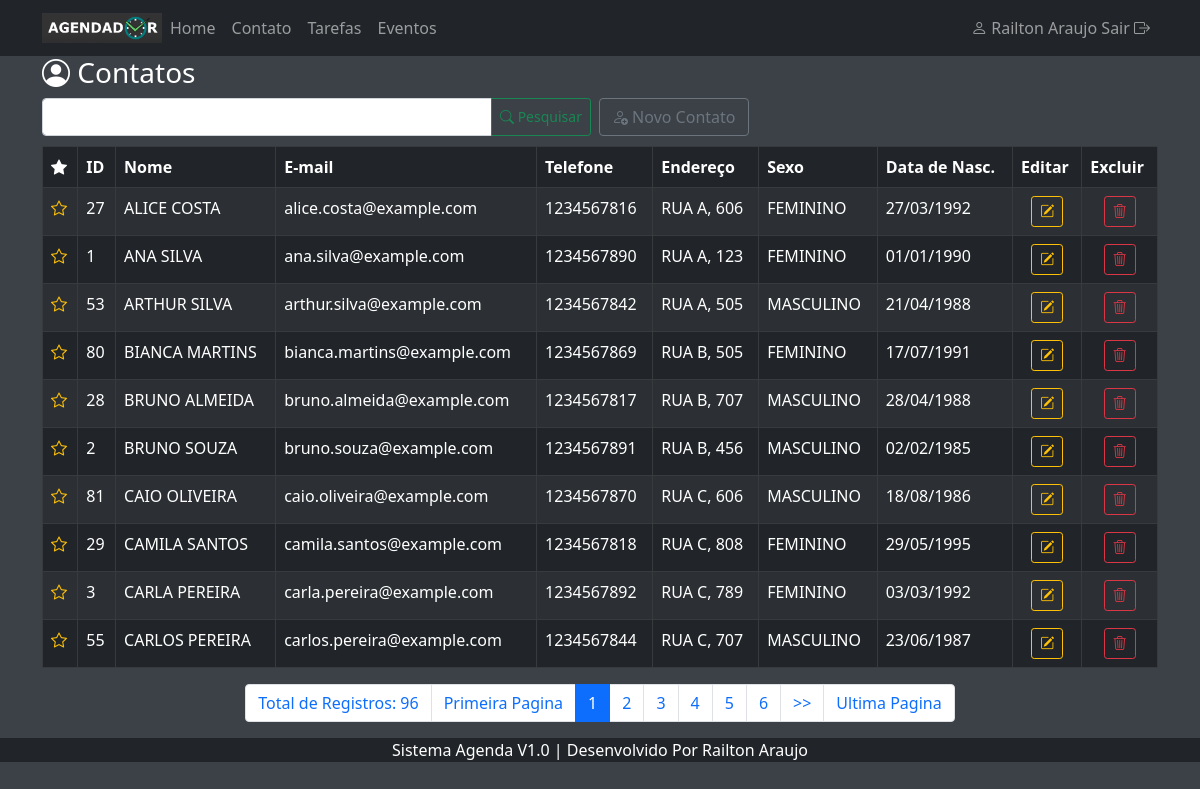
Page /index.php?menuop=contatos (signed in) on the committed database.
### tables this page shows
CREATE TABLE `tbcontatos` (
  `idContato` int(11) NOT NULL,
  `nomeContato` varchar(150) NOT NULL,
  `emailContato` varchar(100) NOT NULL,
  `telefoneContato` varchar(50) NOT NULL,
  `enderecoContato` varchar(200) NOT NULL,
  `sexoContato` char(1) NOT NULL,
  `dataNascContato` date NOT NULL,
  `flagFavoritoContato` tinyint(1) NOT NULL,
  `nomeFotoContato` varchar(255) NOT NULL
);

### paginas/contatos/contatos.php (the view, shortened to what this page needs)
<?php
$txt_pesquisa = (isset($_POST["txt_pesquisa"])) ? $_POST["txt_pesquisa"] : "";
?>
<header>
    <h3><i class="bi bi-person-circle"></i> Contatos</h3>
</header>
<div class="d-flex align-items-center mb-2">
    <form action="index.php?menuop=contatos" method="post" class="d-flex">
        <div class="input-group">
            <input class="form-control" type="text" name="txt_pesquisa" style="width: 450px;"
                   value="<?= $txt_pesquisa ?>">
            <button class="btn btn-outline-success btn-sm" type="submit">
                <i class="bi bi-search"></i> Pesquisar
            </button>
        </div>
    </form>
    <a class="btn btn-outline-secondary ms-2" href="index.php?menuop=cad-contato">
        <i class="bi bi-person-add"></i> Novo Contato
    </a>
</div>
<div class="tabela">
    <table class="table table-dark table-striped table-bordered">
        <thead>
        <tr>
            <th>
                <i class="bi bi-star-fill"></i>
            </th>
            <th>ID</th>
            <th>Nome</th>
            <th>E-mail</th>
            <th>Telefone</th>
            <th>Endereço</th>
            <th>Sexo</th>
            <th>Data de Nasc.</th>
            <th>Editar</th>
            <th>Excluir</th>
        </tr>
        </thead>
        <tbody>
        <?php
        $quantidade = 10;
        $pagina = (isset($_GET['pagina'])) ? (int)$_GET['pagina'] : 1;
        $inicio = ($quantidade * $pagina) - $quantidade;
        $sql = "SELECT
            idContato,
            upper(nomeContato) AS nomeContato,
            lower(emailContato) AS emailContato,
            telefoneContato,
            upper(enderecoContato) AS enderecoContato,
            CASE
                WHEN sexoContato = 'F' THEN 'FEMININO'
                WHEN sexoContato = 'M' THEN 'MASCULINO'
            ELSE
                'NÃO ESPECIFICADO'
            END AS sexoContato,
            DATE_FORMAT(dataNascContato, '%d/%m/%Y') AS dataNascContato, flagFavoritoContato
            FROM tbcontatos WHERE idContato = '{$txt_pesquisa}'
            OR nomeContato LIKE '%{$txt_pesquisa}%'
            ORDER BY flagFavoritoContato DESC, nomeContato ASC
            LIMIT $inicio, $quantidade";
        $rs = mysqli_query($conexao, $sql) or die("Erro ao executar a consulta!" . mysqli_error($conexao));
        while ($dados = mysqli_fetch_assoc($rs)) {
            ?>
            <tr>
                <td>
                    <?php
                    if ($dados["flagFavoritoContato"] == 1) {
                        echo "<a href=\"#\" class=\"flagFavoritoContato link-warning\" title=\"Favorito\" id=\"{$dados["idContato"]}\">
                    <i class=\"bi bi-star-fill\"></i>
                    </a>";
                    } else {
                        echo "<a href=\"#\" class=\"flagFavoritoContato link-warning\" title=\"Não Favorito\" id=\"{$dados["idContato"]}\">
                    <i class=\"bi bi-star\"></i>
                    </a>";
                    }
                    ?>
                </td>
                <td><?= $dados["idContato"] ?></td>
                <td class="text-nowrap"><?= $dados["nomeContato"] ?></td>
                <td class="text-nowrap"><?= $dados["emailContato"] ?></td>
                <td class="text-nowrap"><?= $dados["telefoneContato"] ?></td>
                <td class="text-nowrap"><?= $dados["enderecoContato"] ?></td>
                <td class="text-nowrap"><?= $dados["sexoContato"] ?></td>
                <td class="text-nowrap"><?= $dados["dataNascContato"] ?></td>
                <td class="text-center"><a class="btn btn-outline-warning btn-sm"
                                           href="index.php?menuop=editar-contato&idContato=<?= $dados["idContato"] ?>"><i
                                class="bi bi-pencil-square"></i></a></td>
                <td class="text-center"><a class="btn btn-outline-danger btn-sm"
                                           href="index.php?menuop=excluir-contato&idContato=<?= $dados["idContato"] ?>"><i
                                class="bi bi-trash3"></i></a></td>
            </tr>
            <?php
        }
        ?>
        </tbody>
    </table>
</div>
<ul class="pagination justify-content-center">
    <?php
    $sqlTotal = "SELECT idContato FROM tbcontatos";
    $qrTotal = mysqli_query($conexao, $sqlTotal) or die(mysqli_error($conexao));
    $numTotal = mysqli_num_rows($qrTotal);
    $totalPagina = ceil($numTotal / $quantidade);
    echo "<li class='page-item'><span class='page-link'>Total de Registros: " . $numTotal . " </span></li>";
    echo '<li class="page-item"><a class="page-link" href="?menuop=contatos&pagina=1">Primeira Pagina</a></li>';
        ?>
        <?php
    for ($i = 1; $i <= $totalPagina; $i++) {
        if ($i >= ($pagina - 5) && $i <= ($pagina + 5)) {
            if ($i == $pagina) {
                echo "<li class='page-item active'><span class='page-link' href='#'>$i</span></li>";
            } else {
                echo "<li class='page-item'><a class='page-link' href=\"?menuop=contatos&pagina=$i\">$i</a></li>";
            }
        }
    }
    if ($pagina < ($totalPagina - 5)) {
        ?>
        <li class="page-item"><a class="page-link" href="?menuop=contatos&pagina=<?php echo $pagina + 1 ?>"> >> </a>
        </li>
        <?php
    }
    echo "<li class='page-item'><a class='page-link' href=\"?menuop=contatos&pagina=$totalPagina\">Ultima Pagina</a></li>";
    ?>
</ul>

### index.php (shortened to what this page needs)
<?php
include("db/conexao.php");
if (isset($_SESSION["loginUser"]) and isset($_SESSION["senhaUser"])) {
    $nomeUser = $_SESSION["nomeUser"];
} else {
    header('Location: login.php');
    exit();
}
?>
<!DOCTYPE html>
<html lang="pt-br">
<head>
    <link href="https://cdn.jsdelivr.net/npm/bootstrap@5.1.0/dist/css/bootstrap.min.css" rel="stylesheet"
>
    <link rel="stylesheet" href="./css/estilo-padrao.css">
    <link rel="stylesheet" href="https://cdn.jsdelivr.net/npm/bootstrap-icons@1.5.0/font/bootstrap-icons.css">
    <link rel="stylesheet" href="https://cdn.jsdelivr.net/npm/bootstrap-icons@1.11.3/font/bootstrap-icons.min.css">
</head>
<body>
<header class="bg-dark">
    <div class="container">
        <nav class="navbar navbar-expand-lg navbar-dark bg-dark">
            <a class="navba-brand" href="#">
                <img src="img/logo_agendador.png" alt="Sis-agendador" width="120">
            </a>
            <div class="collapse navbar-collapse" id="conteudoNavBarSuportado">
                <ul class="navbar-nav mr-auto">
                    <li class="nav-item active"><a class="nav-link" href="index.php?menuop=home">Home</a></li>
                    <li class="nav-item"><a class="nav-link" href="index.php?menuop=contatos">Contato</a></li>
                    <li class="nav-item"><a class="nav-link" href="index.php?menuop=tarefas">Tarefas</a></li>
                    <li class="nav-item"><a class="nav-link" href="index.php?menuop=eventos">Eventos</a></li>
                </ul>
                <div class="navbar-nav w-100 justify-content-end">
                    <a href="logout.php" class="nav-link">
                        <i class="bi bi-person"></i>
                        <?= $nomeUser ?> Sair <i class="bi bi-box-arrow-right"></i>
                    </a>
                </div>
            </div>
        </nav>
    </div>
</header>
<main>
    <div class="container">
        <?php
        $menuop = (isset($_GET["menuop"])) ? $_GET["menuop"] : "home";
        switch ($menuop) {
            case 'contatos':
                include("./paginas/contatos/contatos.php");
                break;
        }
        ?>
    </div>
</main>
<footer class="container-fluid bg-dark">
    <div class="text-center">Sistema Agenda V1.0 | Desenvolvido Por Railton Araujo</div>
</footer>
</body>
</html>

### css/estilo-padrao.css (style rules this page uses)
body { background-color: #3b4147; color: white; }
.tabela { margin-top: 10px; }

### rows in the picture
tbcontatos: idContato "27", nomeContato "ALICE COSTA", emailContato "alice.costa@example.com", telefoneContato "1234567816", enderecoContato "RUA A, 606", sexoContato "FEMININO", dataNascContato "27/03/1992"
tbcontatos: idContato "1", nomeContato "ANA SILVA", emailContato "ana.silva@example.com", telefoneContato "1234567890", enderecoContato "RUA A, 123", sexoContato "FEMININO", dataNascContato "01/01/1990"
tbcontatos: idContato "53", nomeContato "ARTHUR SILVA", emailContato "arthur.silva@example.com", telefoneContato "1234567842", enderecoContato "RUA A, 505", sexoContato "MASCULINO", dataNascContato "21/04/1988"
tbcontatos: idContato "80", nomeContato "BIANCA MARTINS", emailContato "bianca.martins@example.com", telefoneContato "1234567869", enderecoContato "RUA B, 505", sexoContato "FEMININO", dataNascContato "17/07/1991"
tbcontatos: idContato "28", nomeContato "BRUNO ALMEIDA", emailContato "bruno.almeida@example.com", telefoneContato "1234567817", enderecoContato "RUA B, 707", sexoContato "MASCULINO", dataNascContato "28/04/1988"
tbcontatos: idContato "2", nomeContato "BRUNO SOUZA", emailContato "bruno.souza@example.com", telefoneContato "1234567891", enderecoContato "RUA B, 456", sexoContato "MASCULINO", dataNascContato "02/02/1985"
tbcontatos: idContato "81", nomeContato "CAIO OLIVEIRA", emailContato "caio.oliveira@example.com", telefoneContato "1234567870", enderecoContato "RUA C, 606", sexoContato "MASCULINO", dataNascContato "18/08/1986"
tbcontatos: idContato "29", nomeContato "CAMILA SANTOS", emailContato "camila.santos@example.com", telefoneContato "1234567818", enderecoContato "RUA C, 808", sexoContato "FEMININO", dataNascContato "29/05/1995"
tbcontatos: idContato "3", nomeContato "CARLA PEREIRA", emailContato "carla.pereira@example.com", telefoneContato "1234567892", enderecoContato "RUA C, 789", sexoContato "FEMININO", dataNascContato "03/03/1992"
tbcontatos: idContato "55", nomeContato "CARLOS PEREIRA", emailContato "carlos.pereira@example.com", telefoneContato "1234567844", enderecoContato "RUA C, 707", sexoContato "MASCULINO", dataNascContato "23/06/1987"

### other values in the picture
$nomeUser "Railton Araujo"
$numTotal "96"
